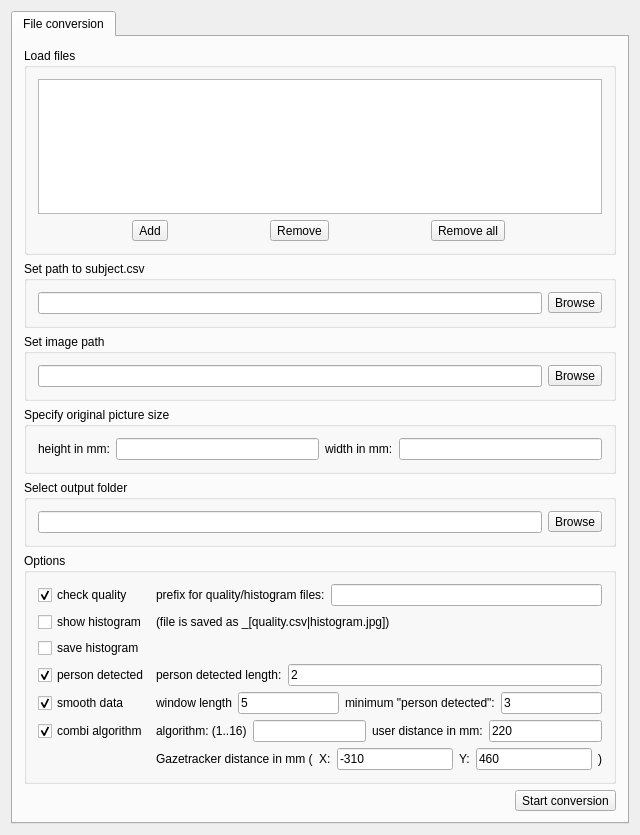
<?xml version="1.0" encoding="UTF-8"?>
<ui version="4.0">
 <class>IDMT_widget</class>
 <widget class="QWidget" name="IDMT_widget">
  <property name="geometry">
   <rect>
    <x>0</x>
    <y>0</y>
    <width>640</width>
    <height>835</height>
   </rect>
  </property>
  <property name="windowTitle">
   <string>IDMT_widget</string>
  </property>
  <layout class="QHBoxLayout" name="horizontalLayout_2">
   <item>
    <widget class="QTabWidget" name="tabWidget">
     <property name="currentIndex">
      <number>0</number>
     </property>
     <widget class="QWidget" name="tab">
      <attribute name="title">
       <string>File conversion</string>
      </attribute>
      <layout class="QVBoxLayout" name="verticalLayout_2">
       <item>
        <layout class="QVBoxLayout" name="verticalLayout_4">
         <item>
          <widget class="QGroupBox" name="inputs_groupBox">
           <property name="title">
            <string>Load files</string>
           </property>
           <layout class="QVBoxLayout" name="verticalLayout_3">
            <item>
             <widget class="QListView" name="listView"/>
            </item>
            <item>
             <layout class="QHBoxLayout" name="L2b">
              <property name="spacing">
               <number>8</number>
              </property>
              <property name="sizeConstraint">
               <enum>QLayout::SetDefaultConstraint</enum>
              </property>
              <item>
               <widget class="QToolButton" name="addButton">
                <property name="enabled">
                 <bool>true</bool>
                </property>
                <property name="text">
                 <string>Add</string>
                </property>
                <property name="icon">
                 <iconset>
                  <normaloff>:/Icons/Resources/button_blue_add.png</normaloff>:/Icons/Resources/button_blue_add.png</iconset>
                </property>
                <property name="toolButtonStyle">
                 <enum>Qt::ToolButtonTextBesideIcon</enum>
                </property>
               </widget>
              </item>
              <item>
               <widget class="QToolButton" name="removeButton">
                <property name="text">
                 <string>Remove</string>
                </property>
                <property name="icon">
                 <iconset>
                  <normaloff>:/Icons/Resources/button_blue_delete.png</normaloff>:/Icons/Resources/button_blue_delete.png</iconset>
                </property>
                <property name="toolButtonStyle">
                 <enum>Qt::ToolButtonTextBesideIcon</enum>
                </property>
               </widget>
              </item>
              <item>
               <widget class="QToolButton" name="toolButton">
                <property name="text">
                 <string>Remove all</string>
                </property>
                <property name="icon">
                 <iconset>
                  <normaloff>:/Icons/Resources/button_blue_close.png</normaloff>:/Icons/Resources/button_blue_close.png</iconset>
                </property>
                <property name="toolButtonStyle">
                 <enum>Qt::ToolButtonTextBesideIcon</enum>
                </property>
               </widget>
              </item>
             </layout>
            </item>
           </layout>
          </widget>
         </item>
         <item>
          <widget class="QGroupBox" name="groupBox">
           <property name="title">
            <string>Set path to subject.csv</string>
           </property>
           <layout class="QVBoxLayout" name="verticalLayout_6">
            <item>
             <layout class="QHBoxLayout" name="horizontalLayout">
              <item>
               <widget class="QLineEdit" name="subjectCsv_pathEdit">
                <property name="enabled">
                 <bool>true</bool>
                </property>
               </widget>
              </item>
              <item>
               <widget class="QToolButton" name="browseSubjectButton">
                <property name="enabled">
                 <bool>true</bool>
                </property>
                <property name="text">
                 <string>Browse</string>
                </property>
                <property name="icon">
                 <iconset>
                  <normaloff>:/Icons/Resources/folder_blue_stuffed.png</normaloff>:/Icons/Resources/folder_blue_stuffed.png</iconset>
                </property>
                <property name="toolButtonStyle">
                 <enum>Qt::ToolButtonTextBesideIcon</enum>
                </property>
               </widget>
              </item>
             </layout>
            </item>
           </layout>
          </widget>
         </item>
         <item>
          <widget class="QGroupBox" name="image_groupBox">
           <property name="title">
            <string>Set image path</string>
           </property>
           <layout class="QVBoxLayout" name="verticalLayout_7">
            <item>
             <layout class="QHBoxLayout" name="L3a">
              <item>
               <widget class="QLineEdit" name="image_pathEdit">
                <property name="enabled">
                 <bool>true</bool>
                </property>
               </widget>
              </item>
              <item>
               <widget class="QToolButton" name="browseImageButton">
                <property name="enabled">
                 <bool>true</bool>
                </property>
                <property name="text">
                 <string>Browse</string>
                </property>
                <property name="icon">
                 <iconset>
                  <normaloff>:/Icons/Resources/folder_blue_stuffed.png</normaloff>:/Icons/Resources/folder_blue_stuffed.png</iconset>
                </property>
                <property name="toolButtonStyle">
                 <enum>Qt::ToolButtonTextBesideIcon</enum>
                </property>
               </widget>
              </item>
             </layout>
            </item>
           </layout>
          </widget>
         </item>
         <item>
          <widget class="QGroupBox" name="groupBox_2">
           <property name="title">
            <string>Specify original picture size</string>
           </property>
           <layout class="QHBoxLayout" name="horizontalLayout_3">
            <item>
             <widget class="QLabel" name="heightLabel">
              <property name="text">
               <string>height in mm:</string>
              </property>
             </widget>
            </item>
            <item>
             <widget class="QLineEdit" name="height_lineEdit"/>
            </item>
            <item>
             <widget class="QLabel" name="widthLabel">
              <property name="text">
               <string>width in mm:</string>
              </property>
             </widget>
            </item>
            <item>
             <widget class="QLineEdit" name="width_lineEdit"/>
            </item>
           </layout>
          </widget>
         </item>
         <item>
          <widget class="QGroupBox" name="output_groupBox">
           <property name="title">
            <string>Select output folder</string>
           </property>
           <layout class="QVBoxLayout" name="verticalLayout_9">
            <item>
             <layout class="QHBoxLayout" name="L4a">
              <item>
               <widget class="QLineEdit" name="outputFolder_pathEdit"/>
              </item>
              <item>
               <widget class="QToolButton" name="browseOutputFolderButton">
                <property name="text">
                 <string>Browse</string>
                </property>
                <property name="icon">
                 <iconset>
                  <normaloff>:/Icons/Resources/folder_blue.png</normaloff>:/Icons/Resources/folder_blue.png</iconset>
                </property>
                <property name="toolButtonStyle">
                 <enum>Qt::ToolButtonTextBesideIcon</enum>
                </property>
               </widget>
              </item>
             </layout>
            </item>
           </layout>
          </widget>
         </item>
         <item>
          <widget class="QGroupBox" name="options_groupBox">
           <property name="title">
            <string>Options</string>
           </property>
           <layout class="QGridLayout" name="gridLayout">
            <item row="0" column="0">
             <layout class="QGridLayout" name="gridLayout_2">
              <item row="0" column="0">
               <widget class="QCheckBox" name="checkQuality_checkBox">
                <property name="text">
                 <string>check quality</string>
                </property>
                <property name="checked">
                 <bool>true</bool>
                </property>
               </widget>
              </item>
              <item row="0" column="1">
               <layout class="QHBoxLayout" name="horizontalLayout_4">
                <item>
                 <widget class="QLabel" name="quality_label1">
                  <property name="text">
                   <string>prefix for quality/histogram files:</string>
                  </property>
                 </widget>
                </item>
                <item>
                 <widget class="QLineEdit" name="quality_lineEdit"/>
                </item>
               </layout>
              </item>
              <item row="1" column="0">
               <widget class="QCheckBox" name="showhistogram_checkBox">
                <property name="text">
                 <string>show histogram</string>
                </property>
               </widget>
              </item>
              <item row="1" column="1">
               <widget class="QLabel" name="quality_label2">
                <property name="text">
                 <string>(file is saved as &lt;prefix&gt;_[quality.csv|histogram.jpg])</string>
                </property>
               </widget>
              </item>
              <item row="2" column="0">
               <widget class="QCheckBox" name="savehistogram_checkBox">
                <property name="text">
                 <string>save histogram</string>
                </property>
               </widget>
              </item>
              <item row="3" column="0">
               <widget class="QCheckBox" name="applypdetected_checkBox">
                <property name="text">
                 <string>person detected</string>
                </property>
                <property name="checked">
                 <bool>true</bool>
                </property>
               </widget>
              </item>
              <item row="3" column="1">
               <layout class="QHBoxLayout" name="horizontalLayout_5">
                <item>
                 <widget class="QLabel" name="pd_label1">
                  <property name="text">
                   <string>person detected length:</string>
                  </property>
                 </widget>
                </item>
                <item>
                 <widget class="QLineEdit" name="pd_lineEdit">
                  <property name="text">
                   <string>2</string>
                  </property>
                 </widget>
                </item>
               </layout>
              </item>
              <item row="4" column="0">
               <widget class="QCheckBox" name="applysmooth_checkBox">
                <property name="text">
                 <string>smooth data</string>
                </property>
                <property name="checked">
                 <bool>true</bool>
                </property>
               </widget>
              </item>
              <item row="4" column="1">
               <layout class="QHBoxLayout" name="horizontalLayout_6">
                <item>
                 <widget class="QLabel" name="window_label">
                  <property name="text">
                   <string>window length</string>
                  </property>
                 </widget>
                </item>
                <item>
                 <widget class="QLineEdit" name="window_length_lineEdit">
                  <property name="text">
                   <string>5</string>
                  </property>
                 </widget>
                </item>
                <item>
                 <widget class="QLabel" name="minpd_label">
                  <property name="enabled">
                   <bool>true</bool>
                  </property>
                  <property name="text">
                   <string>minimum &quot;person detected&quot;:</string>
                  </property>
                 </widget>
                </item>
                <item>
                 <widget class="QLineEdit" name="window_valid_lineEdit">
                  <property name="text">
                   <string>3</string>
                  </property>
                 </widget>
                </item>
               </layout>
              </item>
              <item row="5" column="0">
               <widget class="QCheckBox" name="checkCombi_checkBox">
                <property name="text">
                 <string>combi algorithm</string>
                </property>
                <property name="checked">
                 <bool>true</bool>
                </property>
               </widget>
              </item>
              <item row="5" column="1">
               <layout class="QHBoxLayout" name="horizontalLayout_7">
                <item>
                 <widget class="QLabel" name="combi_label1">
                  <property name="text">
                   <string>algorithm: (1..16)</string>
                  </property>
                 </widget>
                </item>
                <item>
                 <widget class="QLineEdit" name="combi_lineEdit"/>
                </item>
                <item>
                 <widget class="QLabel" name="user_distance_label">
                  <property name="text">
                   <string>user distance in mm:</string>
                  </property>
                 </widget>
                </item>
                <item>
                 <widget class="QLineEdit" name="user_distance_lineEdit">
                  <property name="text">
                   <string>220</string>
                  </property>
                 </widget>
                </item>
               </layout>
              </item>
              <item row="6" column="1">
               <layout class="QHBoxLayout" name="horizontalLayout_8">
                <item>
                 <widget class="QLabel" name="bild_distance_label">
                  <property name="text">
                   <string>Gazetracker distance in mm (</string>
                  </property>
                 </widget>
                </item>
                <item>
                 <widget class="QLabel" name="bild_distance_label1">
                  <property name="text">
                   <string>X:</string>
                  </property>
                 </widget>
                </item>
                <item>
                 <widget class="QLineEdit" name="bild_distance_lineEdit_X">
                  <property name="text">
                   <string>-310</string>
                  </property>
                 </widget>
                </item>
                <item>
                 <widget class="QLabel" name="bild_distance_label2">
                  <property name="text">
                   <string>Y:</string>
                  </property>
                 </widget>
                </item>
                <item>
                 <widget class="QLineEdit" name="bild_distance_lineEdit_Y">
                  <property name="text">
                   <string>460</string>
                  </property>
                 </widget>
                </item>
                <item>
                 <widget class="QLabel" name="bild_distance_label3">
                  <property name="text">
                   <string>)</string>
                  </property>
                 </widget>
                </item>
               </layout>
              </item>
             </layout>
            </item>
           </layout>
          </widget>
         </item>
         <item>
          <layout class="QHBoxLayout" name="L5">
           <property name="sizeConstraint">
            <enum>QLayout::SetDefaultConstraint</enum>
           </property>
           <item>
            <spacer name="horizontalSpacer">
             <property name="orientation">
              <enum>Qt::Horizontal</enum>
             </property>
             <property name="sizeHint" stdset="0">
              <size>
               <width>40</width>
               <height>20</height>
              </size>
             </property>
            </spacer>
           </item>
           <item>
            <widget class="QToolButton" name="startButton">
             <property name="text">
              <string>Start conversion</string>
             </property>
             <property name="icon">
              <iconset>
               <normaloff>:/Icons/Resources/button_blue_play.png</normaloff>:/Icons/Resources/button_blue_play.png</iconset>
             </property>
             <property name="popupMode">
              <enum>QToolButton::DelayedPopup</enum>
             </property>
             <property name="toolButtonStyle">
              <enum>Qt::ToolButtonTextBesideIcon</enum>
             </property>
            </widget>
           </item>
          </layout>
         </item>
        </layout>
       </item>
      </layout>
     </widget>
    </widget>
   </item>
  </layout>
 </widget>
 <layoutdefault spacing="6" margin="11"/>
 <resources>
  <include location="../media/eyetracebutler.qrc"/>
 </resources>
 <connections>
  <connection>
   <sender>addButton</sender>
   <signal>clicked()</signal>
   <receiver>IDMT_widget</receiver>
   <slot>sltAddFile()</slot>
   <hints>
    <hint type="sourcelabel">
     <x>147</x>
     <y>209</y>
    </hint>
    <hint type="destinationlabel">
     <x>541</x>
     <y>83</y>
    </hint>
   </hints>
  </connection>
  <connection>
   <sender>removeButton</sender>
   <signal>clicked()</signal>
   <receiver>IDMT_widget</receiver>
   <slot>sltRemoveFile()</slot>
   <hints>
    <hint type="sourcelabel">
     <x>291</x>
     <y>209</y>
    </hint>
    <hint type="destinationlabel">
     <x>544</x>
     <y>120</y>
    </hint>
   </hints>
  </connection>
  <connection>
   <sender>browseSubjectButton</sender>
   <signal>clicked()</signal>
   <receiver>IDMT_widget</receiver>
   <slot>sltSetSubjectPath()</slot>
   <hints>
    <hint type="sourcelabel">
     <x>513</x>
     <y>272</y>
    </hint>
    <hint type="destinationlabel">
     <x>543</x>
     <y>166</y>
    </hint>
   </hints>
  </connection>
  <connection>
   <sender>browseImageButton</sender>
   <signal>clicked()</signal>
   <receiver>IDMT_widget</receiver>
   <slot>sltSetImagePath()</slot>
   <hints>
    <hint type="sourcelabel">
     <x>513</x>
     <y>335</y>
    </hint>
    <hint type="destinationlabel">
     <x>543</x>
     <y>230</y>
    </hint>
   </hints>
  </connection>
  <connection>
   <sender>browseOutputFolderButton</sender>
   <signal>clicked()</signal>
   <receiver>IDMT_widget</receiver>
   <slot>sltSelectOutputFolder()</slot>
   <hints>
    <hint type="sourcelabel">
     <x>562</x>
     <y>461</y>
    </hint>
    <hint type="destinationlabel">
     <x>544</x>
     <y>318</y>
    </hint>
   </hints>
  </connection>
  <connection>
   <sender>startButton</sender>
   <signal>clicked()</signal>
   <receiver>IDMT_widget</receiver>
   <slot>sltStartConversion()</slot>
   <hints>
    <hint type="sourcelabel">
     <x>572</x>
     <y>636</y>
    </hint>
    <hint type="destinationlabel">
     <x>542</x>
     <y>425</y>
    </hint>
   </hints>
  </connection>
  <connection>
   <sender>toolButton</sender>
   <signal>clicked()</signal>
   <receiver>IDMT_widget</receiver>
   <slot>sltRemoveAll()</slot>
   <hints>
    <hint type="sourcelabel">
     <x>440</x>
     <y>195</y>
    </hint>
    <hint type="destinationlabel">
     <x>544</x>
     <y>204</y>
    </hint>
   </hints>
  </connection>
  <connection>
   <sender>checkQuality_checkBox</sender>
   <signal>toggled(bool)</signal>
   <receiver>IDMT_widget</receiver>
   <slot>sltAbleQualitySelection(bool)</slot>
   <hints>
    <hint type="sourcelabel">
     <x>75</x>
     <y>507</y>
    </hint>
    <hint type="destinationlabel">
     <x>2</x>
     <y>531</y>
    </hint>
   </hints>
  </connection>
  <connection>
   <sender>applypdetected_checkBox</sender>
   <signal>toggled(bool)</signal>
   <receiver>IDMT_widget</receiver>
   <slot>sltAblePdetectedSelection(bool)</slot>
   <hints>
    <hint type="sourcelabel">
     <x>63</x>
     <y>555</y>
    </hint>
    <hint type="destinationlabel">
     <x>4</x>
     <y>584</y>
    </hint>
   </hints>
  </connection>
  <connection>
   <sender>applysmooth_checkBox</sender>
   <signal>toggled(bool)</signal>
   <receiver>IDMT_widget</receiver>
   <slot>sltAbleSmoothingSelection(bool)</slot>
   <hints>
    <hint type="sourcelabel">
     <x>63</x>
     <y>555</y>
    </hint>
    <hint type="destinationlabel">
     <x>4</x>
     <y>584</y>
    </hint>
   </hints>
  </connection>
  <connection>
   <sender>checkCombi_checkBox</sender>
   <signal>toggled(bool)</signal>
   <receiver>IDMT_widget</receiver>
   <slot>sltAbleCombiSelection(bool)</slot>
   <hints>
    <hint type="sourcelabel">
     <x>63</x>
     <y>555</y>
    </hint>
    <hint type="destinationlabel">
     <x>4</x>
     <y>584</y>
    </hint>
   </hints>
  </connection>
 </connections>
 <slots>
  <slot>sltAddFile()</slot>
  <slot>sltRemoveFile()</slot>
  <slot>sltRemoveAll()</slot>
  <slot>sltStartConversion()</slot>
  <slot>sltSetSubjectPath()</slot>
  <slot>sltSetImagePath()</slot>
  <slot>sltSelectOutputFolder()</slot>
  <slot>sltAbleQualitySelection(bool)</slot>
  <slot>sltAblePdetectedSelection(bool)</slot>
  <slot>sltAbleSmoothingSelection(bool)</slot>
  <slot>sltAbleCombiSelection(bool)</slot>
 </slots>
</ui>
